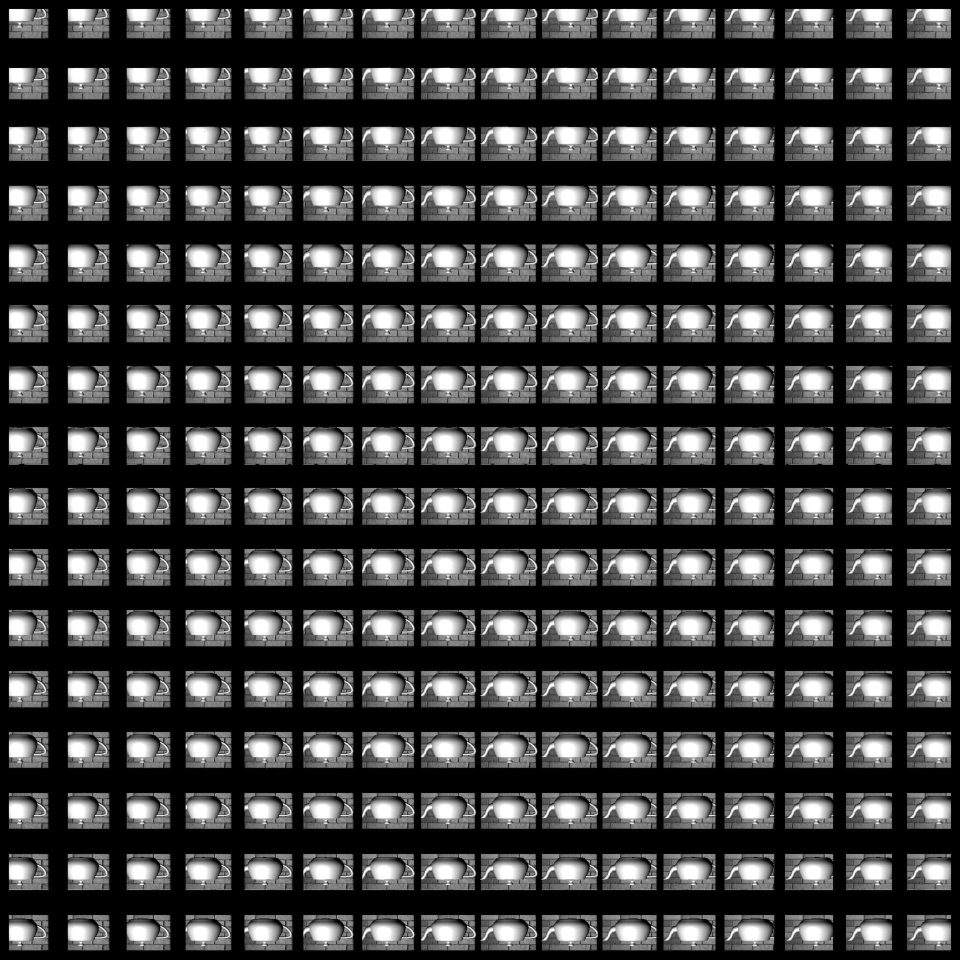
%> input picture multiview hologram/light field tilted/pic/EI1920teapot(xia).jpg, 1920 x 1920 px (shown at 1/2 size)
$ octave test_stereo.m   (GNU Octave 9; MATLAB toolbox functions it lacks are replaced by stand-ins)
%> lines starting %> are read from the running program, lines starting %| are printed output that depends on the picture
### multiview hologram/light field tilted/stereo.m
function stereogram=stereo(image,seg_m,seg_n,m,n)
b=1;
%modulation=ramspeckle(seg_m,seg_n,m,n);
%img_phi=1.5*pi*rand(seg_m,seg_n);
for i=1:m
    for j=1:n
% i=8;j=8;stereogram=zeros(m*seg_m,n*seg_n);
        sub_image=zeros(seg_m,seg_n);
        img_phi=1.5*pi*rand(size(sub_image));
        sub_image=image(1+(i-1)*seg_m:seg_m+(i-1)*seg_m,1+(j-1)*seg_n:seg_n+(j-1)*seg_n);
        sub_h=fftshift(ifft2(fftshift(sub_image.*exp(1i.*img_phi))));
        %sub_h=fftshift(fft2(fftshift(sub_image.*modulation(1+(i-1)*seg_m:seg_m+(i-1)*seg_m,1+(j-1)*seg_n:seg_n+(j-1)*seg_n))));
        stereogram(1+(i-1)*seg_m:seg_m+(i-1)*seg_m,1+(j-1)*seg_n:seg_n+(j-1)*seg_n)=sub_h;
        %imwrite(mat2gray(abs(sub_image)),['wallsub\' num2str((i-1)*n+j) '.jpg']);
    end
end

### multiview hologram/light field tilted/fresnel_cov.m
function [dfx img ] = fresnel_cov(dx, r, obj, z )
%FRESNEL_COV Summary of this function goes here
%菲涅尔衍射
%   Detailed explanation goes here
% 注意，该公式不可以直接用于反向光线传播，由于在两个成像平面上采样率不同。

%dx是采样率
dy = dx;
[nn,mm] = size(abs(obj));

dfx = 1/(dx*nn)*r*z;
dfy = 1/(dy*mm)*r*z;

% Q operator with dfx, dfy at frequency plane
q_pha_obj = zeros(nn,mm);
for ii = 1:nn
    for jj = 1:mm
    q_pha_obj(ii,jj) = dx^2*(jj-mm/2)^2 + dy^2*(ii-nn/2)^2; % x^2 + y^2
    end
end

q_pha_img = zeros(nn,mm);
for ii = 1:nn
    for jj = 1:mm
    q_pha_img(ii,jj) = dfx^2*(jj-mm/2)^2 + dfy^2*(ii-nn/2)^2; % fx^2 + fy^2
    end
end
% q_pha_img = e_pha_dx;

pha_obj = exp(1i*pi/z/r.*q_pha_obj); % exp(j*k/2/z*(x^2+y^2))
pha_img = exp(1i*pi/z/r.*q_pha_img); % exp(j*k/2/z*(fx^2+fy^2))

img = fftshift(fft2(fftshift(obj.*pha_obj)));
img = img.*pha_img;
%img=img/(4*mm*nn);

end

### multiview hologram/light field tilted/test_stereo.m
clc;clear;
% [8 lines of commented-out code are left out]
OI=double((imread('pic\EI1920teapot(xia).jpg')));
%> OI: size 1920x1920 double; min 0, max 255, mean 66.6; mean of the top-left, top-right, bottom-left and bottom-right quarters 64.2, 68.5, 64.6, 69.2
r=5.32e-7;     %波长
z=0.2;      %重建距离
%dx=8e-6;
dx=3.65e-6;
%dx=4e-6;
dfx=30e-6;
dy=dx;
[M,N]=size(OI);
%> M = 1920; N = 1920
seg_m=120;seg_n=120;
%seg_m=40;seg_n=40;
m=ceil(M/seg_m);n=ceil(N/seg_n);
%> after `m=ceil(M/seg_m)`: m = 16
%> after `n=ceil(N/seg_n)`: n = 16
% [10 lines of commented-out code are left out]
H=stereo(OI,seg_m,seg_n,m,n);
% [9 lines of commented-out code are left out]
   [dfx,img]=fresnel_cov(dx,r,H,z);
%> in fresnel_cov, `[nn,mm] = size(abs(obj));`: nn = 1920
%> in fresnel_cov, `dfx = 1/(dx*nn)*r*z;`: dfx = 1.52e-05
%> in fresnel_cov, `q_pha_obj = zeros(nn,mm);`: q_pha_obj: size 1920x1920 double; every value is 0
%> after the loop in fresnel_cov, `for ii = 1:nn`:
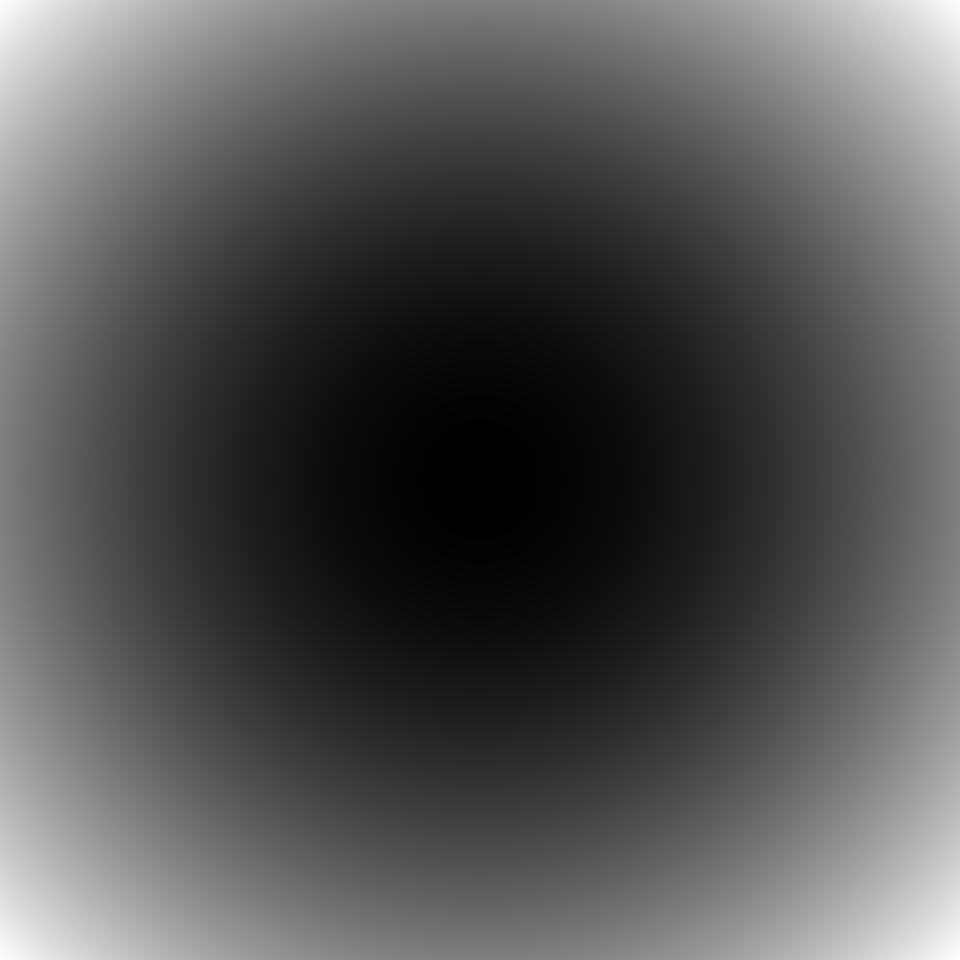
%> q_pha_obj: size 1920x1920 double (shown at 1/2 size); min 0, max 2.46e-05, mean 8.19e-06; drawn with min black and max white
%> dfx = 1.52e-05
    figure; imshow(abs(img/max(max(abs(img)))));
%> after `imshow(abs(img/max(max(abs(img)))))`:
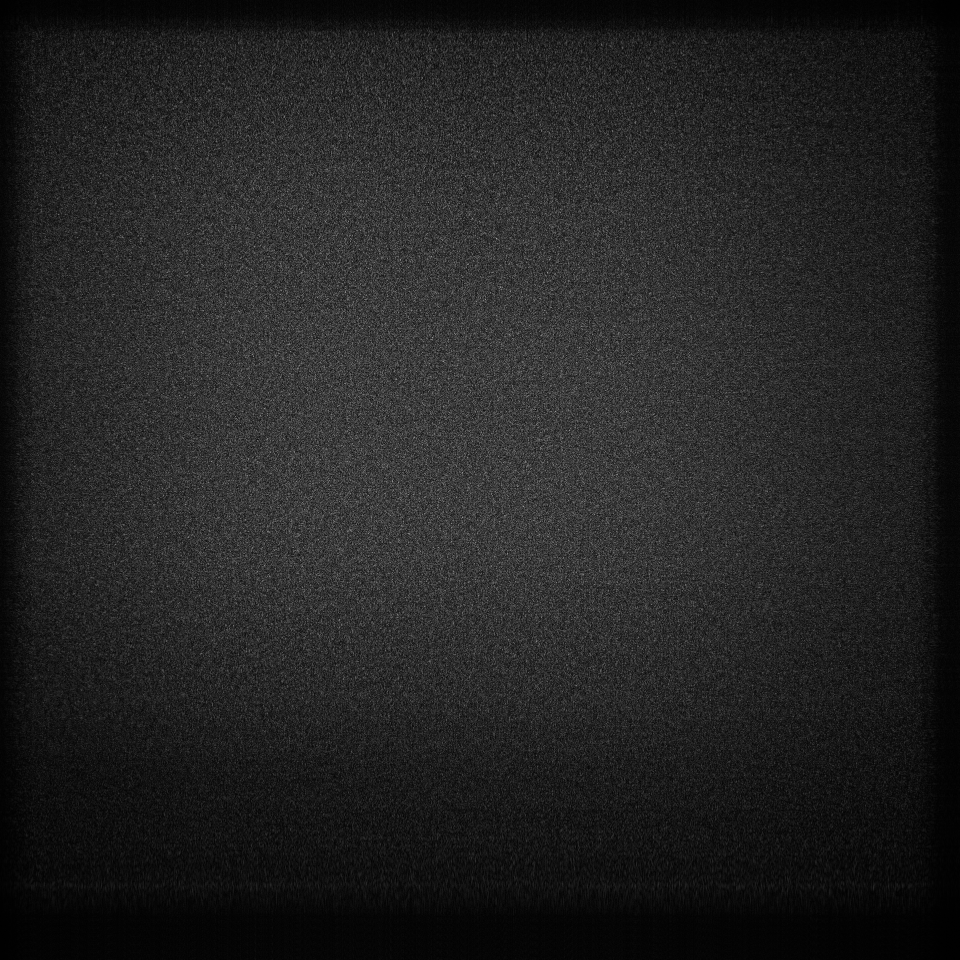
%> displayed picture: size 1920x1920, on the screen's scale of 0 to 255 (shown at 1/2 size); min 0, max 255, mean 35.1
% end
% [dfx,img]=fresnel_cov(dx,r,H_zero,z);
